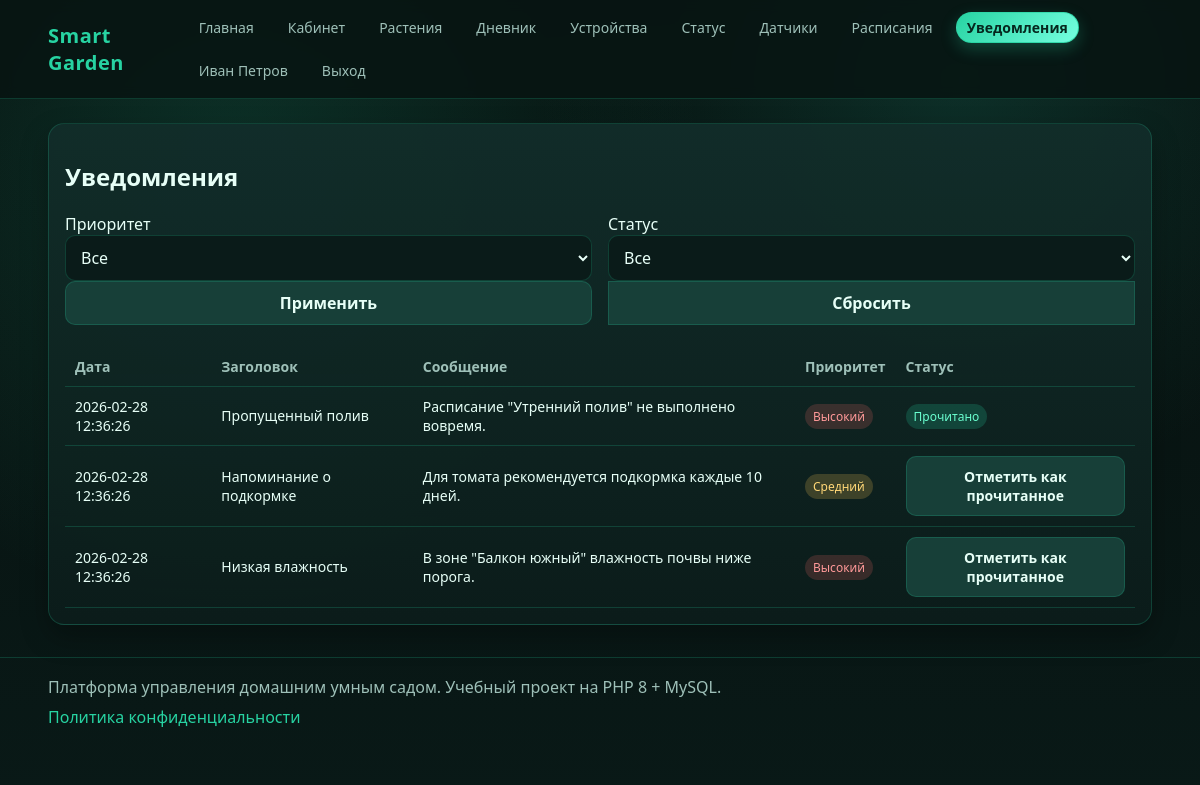
The page /?route=notifications (signed in) on the database its author committed.
### tables this page shows
CREATE TABLE notifications (
  id BIGINT UNSIGNED AUTO_INCREMENT PRIMARY KEY,
  user_id INT UNSIGNED NOT NULL,
  title VARCHAR(150) NOT NULL,
  message TEXT NOT NULL,
  severity ENUM('low','medium','high') NOT NULL DEFAULT 'low',
  is_read TINYINT(1) NOT NULL DEFAULT 0,
  read_at DATETIME NULL,
  created_at DATETIME NOT NULL,
  INDEX idx_notifications_user (user_id),
  FOREIGN KEY (user_id) REFERENCES users(id) ON DELETE CASCADE
);

### app/helpers/View.php (called while the page is built, shortened)
<?php
class View
{
    public static function render(string $view, array $data = []): void
    {
        $viewPath = dirname(__DIR__, 2) . '/app/views/' . $view . '.php';
        extract($data, EXTR_SKIP);
        require dirname(__DIR__, 2) . '/app/views/layouts/header.php';
        require $viewPath;
        require dirname(__DIR__, 2) . '/app/views/layouts/footer.php';
    }
}

### app/Controllers/BaseController.php (called while the page is built, shortened)
<?php
class BaseController
{
    protected array $config;
    public function __construct(array $config)
    {
        $this->config = $config;
        $this->db = Database::connection($config);
    }
    protected function render(string $view, array $data = []): void
    {
        $defaults = [
            'appName' => $this->config['app']['name'],
            'currentUser' => Auth::user(),
            'csrfToken' => Csrf::token($this->config['security']['csrf_key']),
            'pageTitle' => $this->config['app']['name'],
            'metaDescription' => 'Платформа управления умным садом и дневник роста растений.',
        ];
        View::render($view, array_merge($defaults, $data));
    }
}

### app/Controllers/NotificationsController.php (called while the page is built, shortened)
<?php
class NotificationsController extends BaseController
{
    public function index(): void
    {
        $uid = (int) $_SESSION['user']['id'];
        $page = max(1, (int) ($_GET['page'] ?? 1));
        $perPage = 10;
        $offset = ($page - 1) * $perPage;
        $severity = trim((string) ($_GET['severity'] ?? ''));
        $status = trim((string) ($_GET['status'] ?? ''));
        $where = ' WHERE user_id = :uid ';
        $params = ['uid' => $uid];
        $count = $this->db->prepare('SELECT COUNT(*) FROM notifications ' . $where);
        $count->execute($params);
        $total = (int) $count->fetchColumn();
        $stmt = $this->db->prepare(
            'SELECT id, title, message, severity, is_read, created_at
             FROM notifications
             ' . $where . '
             ORDER BY id DESC
             LIMIT :limit OFFSET :offset'
        );
        foreach ($params as $k => $v) {
            $stmt->bindValue(':' . $k, $v, is_int($v) ? \PDO::PARAM_INT : \PDO::PARAM_STR);
        }
        $stmt->bindValue(':limit', $perPage, \PDO::PARAM_INT);
        $stmt->bindValue(':offset', $offset, \PDO::PARAM_INT);
        $stmt->execute();
        $this->render('notifications/index', [
            'pageTitle' => 'Уведомления',
            'notifications' => $stmt->fetchAll(),
            'page' => $page,
            'pages' => max(1, (int) ceil($total / $perPage)),
            'filters' => ['severity' => $severity, 'status' => $status],
        ]);
    }
}

### public/index.php (called while the page is built, shortened)
<?php
$root = dirname(__DIR__);
$config = require $root . '/config/config.php';
spl_autoload_register(function (string $class) use ($root): void {
    $prefix = 'App\\';
    $path = $root . '/app/' . str_replace('\\', '/', substr($class, strlen($prefix))) . '.php';
});
require_once $root . '/app/helpers/functions.php';
$routes = require $root . '/routes/web.php';
$router = new App\Helpers\Router($config, $routes);
$router->dispatch();

### app/helpers/Database.php (called while the page is built, shortened)
<?php
class Database
{
    private static ?PDO $pdo = null;
    public static function connection(array $config): PDO
    {
        $db = $config['db'];
        $dsn = sprintf(
            'mysql:host=%s;port=%s;dbname=%s;charset=%s',
            $db['host'],
            $db['port'],
            $db['name'],
            $db['charset']
        );
        try {
            self::$pdo = new PDO($dsn, $db['user'], $db['pass'], [
                PDO::ATTR_ERRMODE => PDO::ERRMODE_EXCEPTION,
                PDO::ATTR_DEFAULT_FETCH_MODE => PDO::FETCH_ASSOC,
                PDO::ATTR_EMULATE_PREPARES => false,
            ]);
        } catch (PDOException $e) {
            throw new PDOException('Ошибка подключения к БД: ' . $e->getMessage(), (int) $e->getCode(), $e);
        }
        return self::$pdo;
    }
}

### app/helpers/functions.php (called while the page is built)
<?php
function e(?string $value): string
{
    return htmlspecialchars((string) $value, ENT_QUOTES | ENT_SUBSTITUTE, 'UTF-8');
}

### app/views/notifications/index.php (the view, shortened to what this page needs)
<section class="card">
  <h2>Уведомления</h2>
  <form method="get" action="/">
    <div class="cols-2">
      <div>
        <label>Приоритет</label>
        <select name="severity">
          <option value="">Все</option>
        </select>
      </div>
      <div>
        <label>Статус</label>
        <select name="status">
          <option value="">Все</option>
        </select>
      </div>
    </div>
    <div class="cols-2">
      <button type="submit" class="btn-secondary">Применить</button>
      <a class="btn btn-secondary" href="/?route=notifications">Сбросить</a>
    </div>
  </form>
  <br>
  <?php
    $severityLabel = [
      'low' => 'Низкий',
      'medium' => 'Средний',
      'high' => 'Высокий',
    ];
    $severityClass = [
      'low' => 'status-ok',
      'medium' => 'status-warn',
      'high' => 'status-danger',
    ];
  ?>
  <div class="table-wrap">
    <table>
      <thead><tr><th>Дата</th><th>Заголовок</th><th>Сообщение</th><th>Приоритет</th><th>Статус</th></tr></thead>
      <tbody>
      <?php if (empty($notifications)): ?>
        <tr>
          <td colspan="5" class="muted">Уведомлений по выбранным фильтрам нет.</td>
        </tr>
      <?php else: ?>
        <?php foreach ($notifications as $n): ?>
          <tr>
            <td><?= e($n['created_at']) ?></td>
            <td><?= e($n['title']) ?></td>
            <td><?= e($n['message']) ?></td>
            <td><span class="status <?= e($severityClass[$n['severity']] ?? 'status-warn') ?>"><?= e($severityLabel[$n['severity']] ?? $n['severity']) ?></span></td>
            <td>
              <?php if ((int) $n['is_read'] === 1): ?>
                <span class="status status-ok">Прочитано</span>
              <?php else: ?>
                <button data-notification-read data-id="<?= (int) $n['id'] ?>" data-csrf="<?= e($csrfToken) ?>" class="btn-secondary">Отметить как прочитанное</button>
              <?php endif; ?>
            </td>
          </tr>
        <?php endforeach; ?>
      <?php endif; ?>
      </tbody>
    </table>
  </div>
</section>

### app/helpers/Router.php (shortened to what this page needs)
<?php
class Router
{
    private array $config;
    private array $routes;
    public function __construct(array $config, array $routes)
    {
        $this->config = $config;
        $this->routes = $routes;
    }
    public function dispatch(): void
    {
        $method = strtoupper($_SERVER['REQUEST_METHOD'] ?? 'GET');
        $route = trim((string) ($_GET['route'] ?? ''), '/');
        foreach ($this->routes as $item) {
            if ($method !== $item['method'] || $route !== $item['path']) {
                continue;
            }
            [$class, $action] = $item['handler'];
            $controller = new $class($this->config);
            $controller->{$action}();
            return;
        }
    }
}

### public/assets/css/style.css (style rules this page uses)
:root { --bg: #081412; --bg-soft: #0f2220; --panel: #122d2a; --text: #e7fff7; --muted: #9ec0b8; --accent: #27d3a2; --warn: #ffc857; --danger: #ff6b6b; --line: rgba(39, 211, 162, 0.2); }
* { box-sizing: border-box; }
body { margin: 0; font-family: "Segoe UI", "Trebuchet MS", sans-serif; color: var(--text); background: radial-gradient(circle at 20% 20%, rgba(39,211,162,0.16), transparent 40%), radial-gradient(circle at 80% 10%, rgba(33,151,126,0.22), transparent 35%), linear-gradient(180deg, #07110f, #081412 45%, #091917); min-height: 100vh; }
a { color: var(--accent); text-decoration: none; }
.card { background: linear-gradient(180deg, rgba(18,45,42,0.95), rgba(12,29,27,0.92)); border: 1px solid var(--line); border-radius: 16px; padding: 16px; box-shadow: 0 12px 28px rgba(0, 0, 0, 0.28); }
input, select, textarea, button { width: 100%; background: #0a1b19; color: var(--text); border: 1px solid var(--line); border-radius: 10px; padding: 10px 11px; font: inherit; }
button, .btn { cursor: pointer; display: inline-flex; align-items: center; justify-content: center; gap: 8px; background: linear-gradient(135deg, #1aa77f, #1ec997); border: none; color: #05271e; font-weight: 700; }
.btn-secondary { background: #173f38; color: var(--text); border: 1px solid var(--line); }
.table-wrap { overflow-x: auto; }
table { width: 100%; border-collapse: collapse; }
th, td { padding: 10px; border-bottom: 1px solid var(--line); text-align: left; font-size: 14px; }
th { color: var(--muted); font-weight: 600; }
.status { padding: 4px 8px; border-radius: 999px; font-size: 12px; }
.status-ok { background: rgba(39,211,162,0.2); color: #6affd0; }
.status-warn { background: rgba(255,200,87,0.2); color: #ffd777; }
.status-danger { background: rgba(255,107,107,0.18); color: #ff9999; }
.cols-2 { display: grid; grid-template-columns: 1fr 1fr; gap: 16px; }

### rows shown on the page
notifications: created_at "2026-02-28 12:36:26", title "Пропущенный полив", message "Расписание \"Утренний полив\" не выполнено вовремя.", severity "Высокий", is_read "Прочитано"
notifications: created_at "2026-02-28 12:36:26", title "Напоминание о подкормке", message "Для томата рекомендуется подкормка каждые 10 дней.", severity "Средний"
notifications: created_at "2026-02-28 12:36:26", title "Низкая влажность", message "В зоне \"Балкон южный\" влажность почвы ниже порога.", severity "Высокий"
